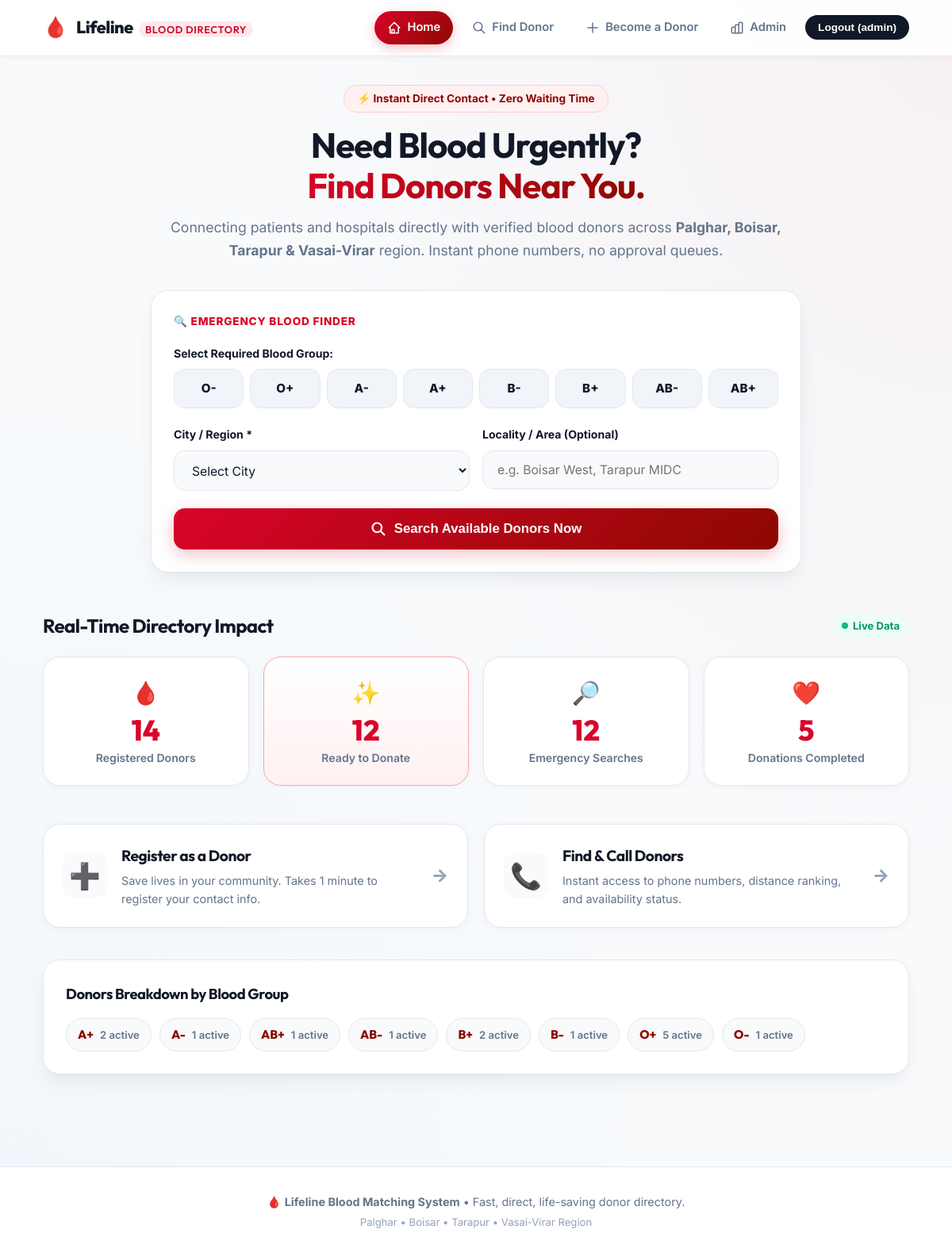
The page / (signed in) on the database its author committed.
### tables this page shows
CREATE TABLE donors (
    donor_id            INTEGER PRIMARY KEY AUTOINCREMENT,
    name                TEXT NOT NULL,
    blood_group         TEXT NOT NULL CHECK (blood_group IN
                          ('A+','A-','B+','B-','AB+','AB-','O+','O-')),
    phone               TEXT NOT NULL UNIQUE,
    email               TEXT,
    address             TEXT NOT NULL,       -- full street address / landmark
    locality            TEXT NOT NULL,       -- area / neighbourhood (e.g. "Andheri East")
    city                TEXT NOT NULL,
    availability        INTEGER NOT NULL DEFAULT 1,   -- 1 = available, 0 = not available
    last_donation_date  TEXT,                          -- NULL if never donated
    age                 INTEGER,
    gender              TEXT,
    registered_on       TEXT DEFAULT (datetime('now'))
);

### app.py (the view)
@app.route("/")
def home():
    stats = db_manager.get_dashboard_stats()
    return render_template("home.html", stats=stats, blood_groups=ALL_BLOOD_GROUPS, cities=CITIES)

### database/db_setup.py (called while the page is built)
def get_connection():
    conn = sqlite3.connect(DB_PATH)
    conn.execute("PRAGMA foreign_keys = ON")
    conn.row_factory = sqlite3.Row
    return conn

### templates/home.html (shortened to what this page needs)
{% extends "base.html" %}
{% block content %}
<div class="hero-section">
  <div class="hero-badge">⚡ Instant Direct Contact &bull; Zero Waiting Time</div>
  <h1 class="hero-title">Need Blood Urgently?<br><span class="highlight-text">Find Donors Near You.</span></h1>
  <p class="hero-subtitle">Connecting patients and hospitals directly with verified blood donors across <strong>Palghar, Boisar, Tarapur &amp; Vasai-Virar</strong> region. Instant phone numbers, no approval queues.</p>
</div>
<div class="search-card-wrapper">
  <form method="GET" action="{{ url_for('search') }}" class="glass-card search-card">
    <div class="card-header-tag">🔍 Emergency Blood Finder</div>
    <div class="blood-chip-selector">
      <label class="field-label">Select Required Blood Group:</label>
      <div class="chip-grid">
        {% for bg in blood_groups %}
          <label class="chip-item">
            <span class="chip-badge">{{ bg }}</span>
          </label>
        {% endfor %}
      </div>
    </div>
    <div class="search-fields-row">
      <div class="field-group">
        <label class="field-label">City / Region *</label>
        <div class="select-wrapper">
          <select name="city" required class="custom-input">
            <option value="" disabled selected>Select City</option>
          </select>
        </div>
      </div>
      <div class="field-group">
        <label class="field-label">Locality / Area (Optional)</label>
        <input type="text" name="locality" placeholder="e.g. Boisar West, Tarapur MIDC" class="custom-input">
      </div>
    </div>
    <button type="submit" class="btn-hero-action">
      <svg width="20" height="20" fill="none" stroke="currentColor" viewBox="0 0 24 24"><path stroke-linecap="round" stroke-linejoin="round" stroke-width="2.5" d="M21 21l-6-6m2-5a7 7 0 11-14 0 7 7 0 0114 0z"/></svg>
      Search Available Donors Now
    </button>
  </form>
</div>
<div class="stats-section">
  <div class="section-heading">
    <h2>Real-Time Directory Impact</h2>
    <span class="live-indicator"><span class="dot"></span> Live Data</span>
  </div>
  <div class="stats-grid">
    <div class="stat-card">
      <div class="stat-icon">🩸</div>
      <div class="stat-value">{{ stats.total_donors }}</div>
      <div class="stat-label">Registered Donors</div>
    </div>
    <div class="stat-card stat-card-active">
      <div class="stat-icon">✨</div>
      <div class="stat-value">{{ stats.available_donors }}</div>
      <div class="stat-label">Ready to Donate</div>
    </div>
    <div class="stat-card">
      <div class="stat-icon">🔎</div>
      <div class="stat-value">{{ stats.total_searches }}</div>
      <div class="stat-label">Emergency Searches</div>
    </div>
    <div class="stat-card">
      <div class="stat-icon">❤️</div>
      <div class="stat-value">{{ stats.total_donations }}</div>
      <div class="stat-label">Donations Completed</div>
    </div>
  </div>
</div>
<div class="cta-grid">
  <a class="cta-card cta-card-donate" href="{{ url_for('register_donor') }}">
    <div class="cta-icon-wrapper">➕</div>
    <div class="cta-content">
      <h3>Register as a Donor</h3>
      <p>Save lives in your community. Takes 1 minute to register your contact info.</p>
    </div>
    <span class="cta-arrow">&rarr;</span>
  </a>
  <a class="cta-card cta-card-search" href="{{ url_for('search') }}">
    <div class="cta-icon-wrapper">📞</div>
    <div class="cta-content">
      <h3>Find &amp; Call Donors</h3>
      <p>Instant access to phone numbers, distance ranking, and availability status.</p>
    </div>
    <span class="cta-arrow">&rarr;</span>
  </a>
</div>
<div class="group-breakdown-card glass-card">
  <h3>Donors Breakdown by Blood Group</h3>
  <div class="bg-pills-flex">
    {% for bg, count in stats.donors_by_group.items() %}
      <a href="{{ url_for('search', blood_group=bg, city='Boisar') }}" class="bg-stat-pill">
        <span class="pill-group">{{ bg }}</span>
        <span class="pill-count">{{ count }} active</span>
      </a>
    {% endfor %}
  </div>
</div>
{% endblock %}

### rows shown on the page
donors: blood_group "AB+", availability "1"
donors: blood_group "AB-", availability "1"

### other values the page prints
{{ session.get('admin_username') }} "admin"
{{ bg }} "O-" "O+" "A-" "A+" "B-" "B+" "AB-" "AB+"
{{ stats.total_donors }} "14"
{{ stats.available_donors }} "12"
{{ stats.total_searches }} "12"
{{ stats.total_donations }} "5"
{{ bg }} "A+" "A-" "B+" "B-" "O+" "O-"
{{ count }} "2" "1" "2" "1" "5" "1"
